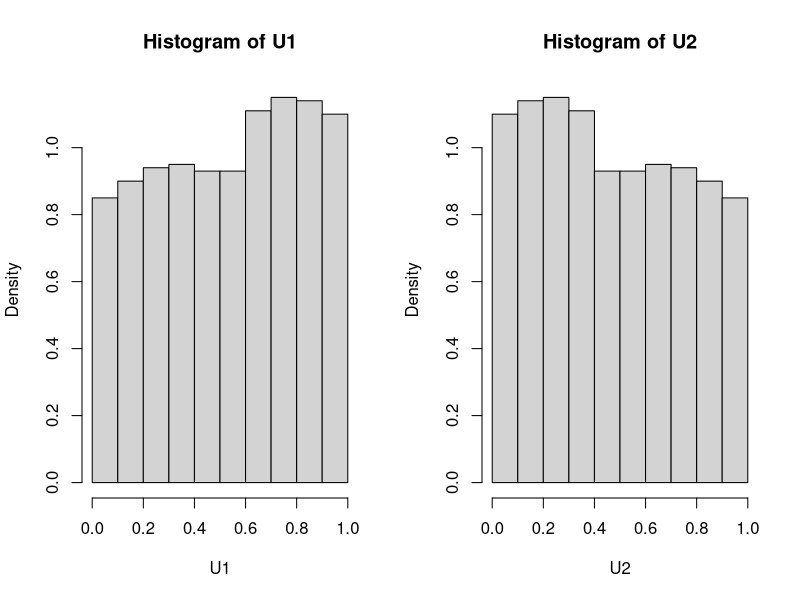

Source code (R):
## ---- chunk 1
U1 = runif(1000)
U2 = (1 - U1)

par(mfrow = c(1,2))
hist(U1, probability = TRUE)
hist(U2, probability = TRUE)
par(mfrow = (c(1,1)))

print(cor(U1, U2))
